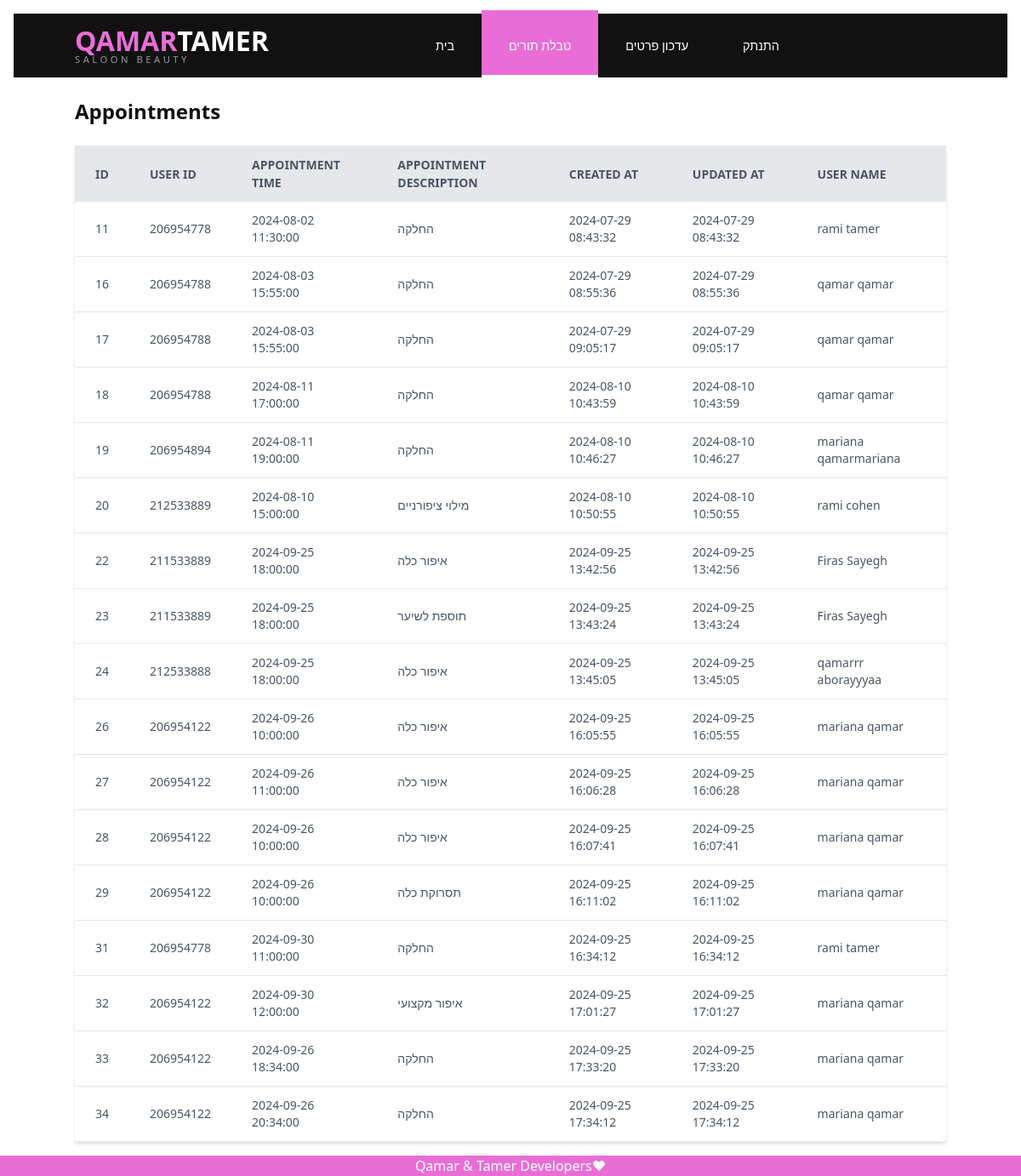
Page /Employee/WorkerAppointmentTables.php on the committed database.
### tables this page shows
CREATE TABLE `appointments` (
  `id` int(9) NOT NULL,
  `user_id` int(9) DEFAULT NULL,
  `appointment_time` datetime DEFAULT NULL,
  `appointment_description` text DEFAULT NULL,
  `created_at` timestamp NOT NULL DEFAULT current_timestamp(),
  `updated_at` timestamp NOT NULL DEFAULT current_timestamp() ON UPDATE current_timestamp(),
  `user_name` varchar(255) DEFAULT NULL
);

### Employee/WorkerAppointmentTables.php (the view, shortened to what this page needs)
<!DOCTYPE html>
<html lang="he">
<head>
    <link rel="stylesheet" href="../Style/Style.css">
    <link rel="stylesheet" href="../Style/Footer.css">
      <link rel="stylesheet" href="../Style/WorkerAppointmentTables.css">
    <link rel="stylesheet" href="https://cdn.linearicons.com/free/1.0.0/icon-font.min.css">
  <link rel="stylesheet" href="https://cdn.jsdelivr.net/npm/swiper@11/swiper-bundle.min.css" />
</head>
<body>
    <nav>
    <div class="container nav-container">
        <a href="#home" class="logo">
        <div>
        <span>Qamar</span>Tamer</span>
        </div>
        <div>Saloon Beauty</div>
        </a>
        <ul class="navlist">
        <li><a href="./Worker.php">בית</a></li>
        <li><a href="./WorkerAppointmentTables.php"  class="active">טבלת תורים</a></li>
        <li><a href="./WorkerInfo.php">עדכון פרטים</a></li>
        <li><a href="../Exit.php">התנתק</a></li>
        </ul>
    </nav>
<br>
<?php
require_once '../Database.php';
try {
    $pdo->setAttribute(PDO::ATTR_ERRMODE, PDO::ERRMODE_EXCEPTION);
} catch (PDOException $e) {
    die("Connection failed: " . $e->getMessage());
}
$query = "SELECT * FROM appointments";
$stmt = $pdo->query($query);
$appointments = $stmt->fetchAll(PDO::FETCH_ASSOC);
?>
<!DOCTYPE html>
<html lang="en">
<head>
    <link rel="stylesheet" href="https://cdn.jsdelivr.net/npm/tailwindcss@2.2.19/dist/tailwind.min.css">
</head>
<body class="p-4">
    <div class="container mx-auto">
        <h1 class="text-2xl font-bold mb-4">Appointments</h1>
        <table class="min-w-full bg-white shadow-md rounded my-6">
            <thead>
                <tr class="bg-gray-200 text-gray-600 uppercase text-sm leading-normal">
                    <th class="py-3 px-6 text-left">ID</th>
                    <th class="py-3 px-6 text-left">User ID</th>
                    <th class="py-3 px-6 text-left">Appointment Time</th>
                    <th class="py-3 px-6 text-left">Appointment Description</th>
                    <th class="py-3 px-6 text-left">Created At</th>
                    <th class="py-3 px-6 text-left">Updated At</th>
                    <th class="py-3 px-6 text-left">User Name</th>
                </tr>
            </thead>
            <tbody class="text-gray-600 text-sm font-light">
                <?php foreach ($appointments as $appointment): ?>
                <tr class="border-b border-gray-200 hover:bg-gray-100">
                    <td class="py-3 px-6 text-left"><?= htmlspecialchars($appointment['id']) ?></td>
                    <td class="py-3 px-6 text-left"><?= htmlspecialchars($appointment['user_id']) ?></td>
                    <td class="py-3 px-6 text-left"><?= htmlspecialchars($appointment['appointment_time']) ?></td>
                    <td class="py-3 px-6 text-left"><?= htmlspecialchars($appointment['appointment_description']) ?></td>
                    <td class="py-3 px-6 text-left"><?= htmlspecialchars($appointment['created_at']) ?></td>
                    <td class="py-3 px-6 text-left"><?= htmlspecialchars($appointment['updated_at']) ?></td>
                    <td class="py-3 px-6 text-left"><?= htmlspecialchars($appointment['user_name']) ?></td>
                </tr>
                <?php endforeach; ?>
            </tbody>
        </table>
    </div>
</body>
</html>
<div class="footer">
  <p>Qamar & Tamer Developers&hearts;</p>
</div>
</body>
</html>

### Style/Style.css (style rules this page uses)
* { margin: 0; padding: 0; box-sizing: border-box; list-style: none; text-decoration: none; border: none; outline: none; resize: none; }
:root { --color-primary: #fff; --color-secondary:#e86ed6; --color-tertiary: #777; --color-text:#111; --color-bg:#eee; --shadow: 0 2px 40px 8px rgba(15,15,15,.15); --transition: all .4s ease-in-out; --width-lg:85%; --width-sm:95%; }
body { font-family: "League Spartan", sans-serif; font-optical-sizing: auto; font-weight: 100; font-style: normal; color:var(--color-text); line-height: 1.7; overflow-x: hidden; }
a { color: var(--color-text); }
span { font-size: .9rem; }
h1,h2,h3,h4 { line-height: 1.2; }
h1 { font-size: 2.8rem; }
.container { margin: 0 auto; width: var(--width-lg); }
nav { background:var(--color-text); color:var(--color-primary)!important; }
.logo { color:var(--color-primary); padding: 1rem 0; }
.logo div:first-child { font-weight:700; text-transform:uppercase; font-size: 2rem; line-height: 1; }
.logo div:first-child span { color: var(--color-secondary); font-weight:700; text-transform:uppercase; font-size: 2rem; line-height: 1; }
.logo div:last-child { color:#999; letter-spacing: .22rem; font-size: .7rem; text-transform: uppercase; line-height: 1; }
.nav-container { display: flex; justify-content: space-between; align-items: center; }
nav .navlist { display: flex; }
nav .navlist li { text-transform: uppercase; font-size: .9rem; cursor: pointer; z-index: 111; }
nav .navlist li a { position: relative; padding: 2rem; color:var(--color-primary); }
.navlist li a::before { content: ''; position: absolute; top: 0; left: 0; background-color:var(--color-secondary); height: 0%; width: 100%; border-bottom: .2rem solid var(--color-primary); transition: var(--transition); opacity: 0; visibility: hidden; z-index: -1; }
.navlist li a:hover::before, .navlist li a.active::before { opacity: 1; visibility: visible; height: 95%; }

### Style/Footer.css (style rules this page uses)
.footer { position: fixed; left: 0; bottom: 0; width: 100%; background-color: #e86ed6; color: white; text-align: center; }

### rows in the picture
appointments: id "11", user "206954778", appointment_time "2024-08-02 11:30:00", appointment_description "החלקה", created_at "2024-07-29 08:43:32", updated_at "2024-07-29 08:43:32", user_name "rami tamer"
appointments: id "16", user "206954788", appointment_time "2024-08-03 15:55:00", appointment_description "החלקה", created_at "2024-07-29 08:55:36", updated_at "2024-07-29 08:55:36", user_name "qamar qamar"
appointments: id "17", user "206954788", appointment_time "2024-08-03 15:55:00", appointment_description "החלקה", created_at "2024-07-29 09:05:17", updated_at "2024-07-29 09:05:17", user_name "qamar qamar"
appointments: id "18", user "206954788", appointment_time "2024-08-11 17:00:00", appointment_description "החלקה", created_at "2024-08-10 10:43:59", updated_at "2024-08-10 10:43:59", user_name "qamar qamar"
appointments: id "19", user "206954894", appointment_time "2024-08-11 19:00:00", appointment_description "החלקה", created_at "2024-08-10 10:46:27", updated_at "2024-08-10 10:46:27", user_name "mariana qamarmariana"
appointments: id "20", user "212533889", appointment_time "2024-08-10 15:00:00", appointment_description "מילוי ציפורניים", created_at "2024-08-10 10:50:55", updated_at "2024-08-10 10:50:55", user_name "rami cohen"
appointments: id "22", user "211533889", appointment_time "2024-09-25 18:00:00", appointment_description "איפור כלה", created_at "2024-09-25 13:42:56", updated_at "2024-09-25 13:42:56", user_name "Firas Sayegh"
appointments: id "23", user "211533889", appointment_time "2024-09-25 18:00:00", appointment_description "תוספת לשיער", created_at "2024-09-25 13:43:24", updated_at "2024-09-25 13:43:24", user_name "Firas Sayegh"
appointments: id "24", user "212533888", appointment_time "2024-09-25 18:00:00", appointment_description "איפור כלה", created_at "2024-09-25 13:45:05", updated_at "2024-09-25 13:45:05", user_name "qamarrr aborayyyaa"
appointments: id "26", user "206954122", appointment_time "2024-09-26 10:00:00", appointment_description "איפור כלה", created_at "2024-09-25 16:05:55", updated_at "2024-09-25 16:05:55", user_name "mariana qamar"
appointments: id "27", user "206954122", appointment_time "2024-09-26 11:00:00", appointment_description "איפור כלה", created_at "2024-09-25 16:06:28", updated_at "2024-09-25 16:06:28", user_name "mariana qamar"
appointments: id "28", user "206954122", appointment_time "2024-09-26 10:00:00", appointment_description "איפור כלה", created_at "2024-09-25 16:07:41", updated_at "2024-09-25 16:07:41", user_name "mariana qamar"
appointments: id "29", user "206954122", appointment_time "2024-09-26 10:00:00", appointment_description "תסרוקת כלה", created_at "2024-09-25 16:11:02", updated_at "2024-09-25 16:11:02", user_name "mariana qamar"
appointments: id "31", user "206954778", appointment_time "2024-09-30 11:00:00", appointment_description "החלקה", created_at "2024-09-25 16:34:12", updated_at "2024-09-25 16:34:12", user_name "rami tamer"
appointments: id "32", user "206954122", appointment_time "2024-09-30 12:00:00", appointment_description "איפור מקצועי", created_at "2024-09-25 17:01:27", updated_at "2024-09-25 17:01:27", user_name "mariana qamar"
appointments: id "33", user "206954122", appointment_time "2024-09-26 18:34:00", appointment_description "החלקה", created_at "2024-09-25 17:33:20", updated_at "2024-09-25 17:33:20", user_name "mariana qamar"
appointments: id "34", user "206954122", appointment_time "2024-09-26 20:34:00", appointment_description "החלקה", created_at "2024-09-25 17:34:12", updated_at "2024-09-25 17:34:12", user_name "mariana qamar"
